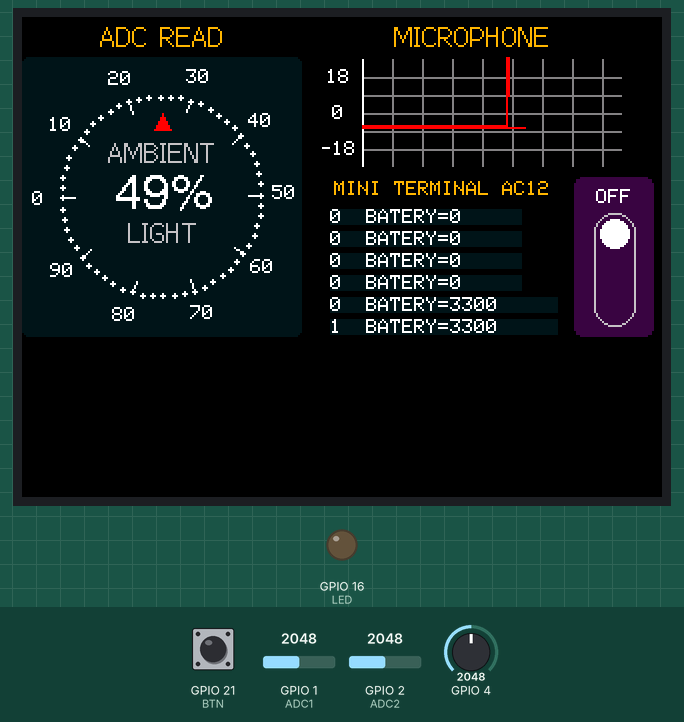
Recording of a sketch running on a simulated ESP32. Parts: 320×240 colour display, output pins drawn as LEDs (lit = HIGH). Inputs (shaded band) come from the test bench; at power-on: GPIO 21 (BTN) HIGH, GPIO 2 (ADC2) = 2048, GPIO 1 (ADC1) = 2048, GPIO 4 = 2048.

Above: at 1.4 s.
1.5 s: GPIO 21 (BTN) pulled LOW for 0.15 s
At 3.2 s:
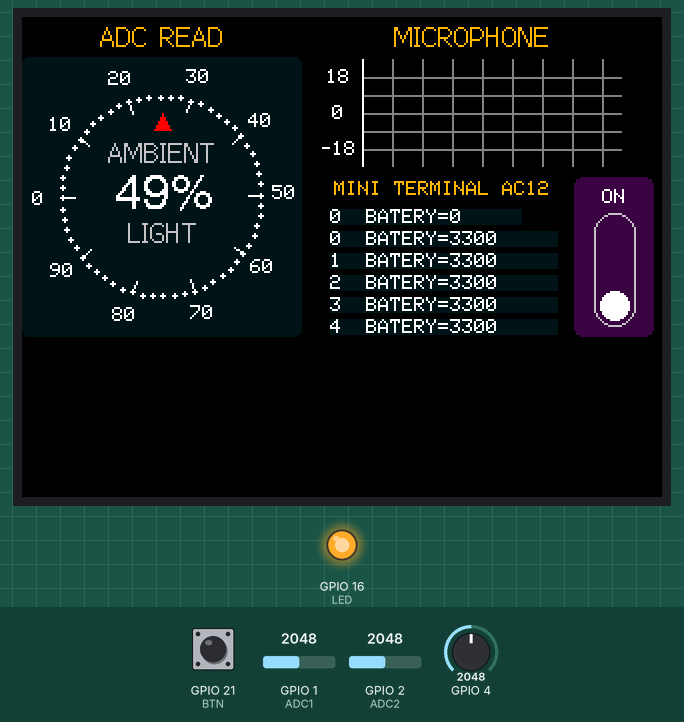
3.3 s: GPIO 2 (ADC2) set to 20
At 4.18 s:
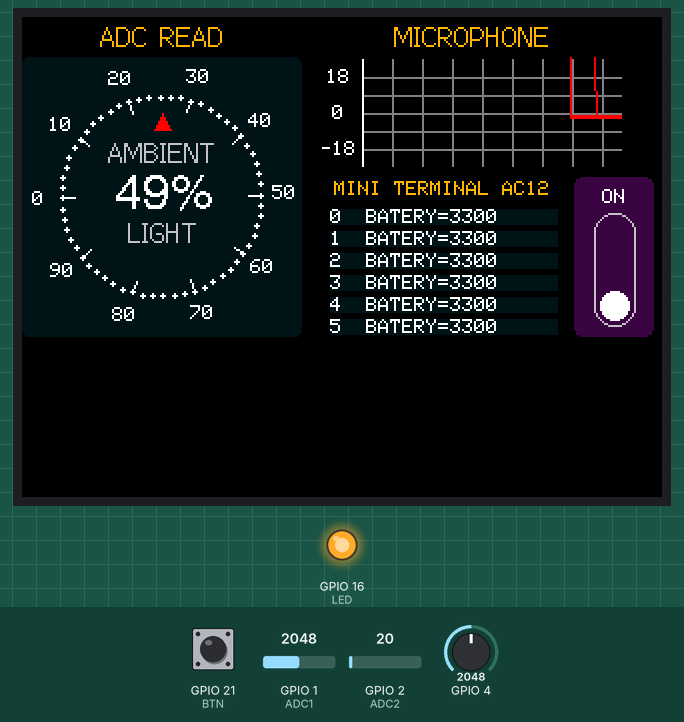
5.2 s: GPIO 21 (BTN) pulled LOW for 1 s
At 6.4 s:
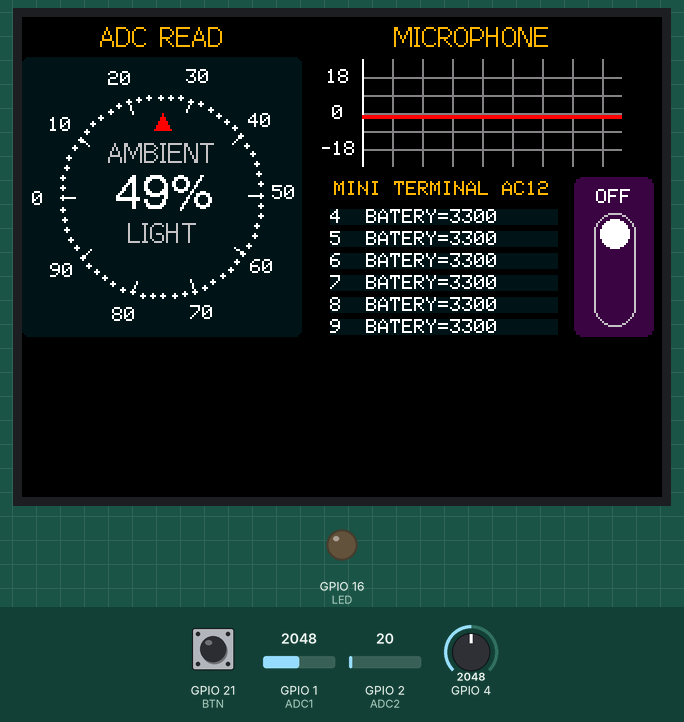
7.7 s: GPIO 1 (ADC1) set to 2866
At 8.2 s:
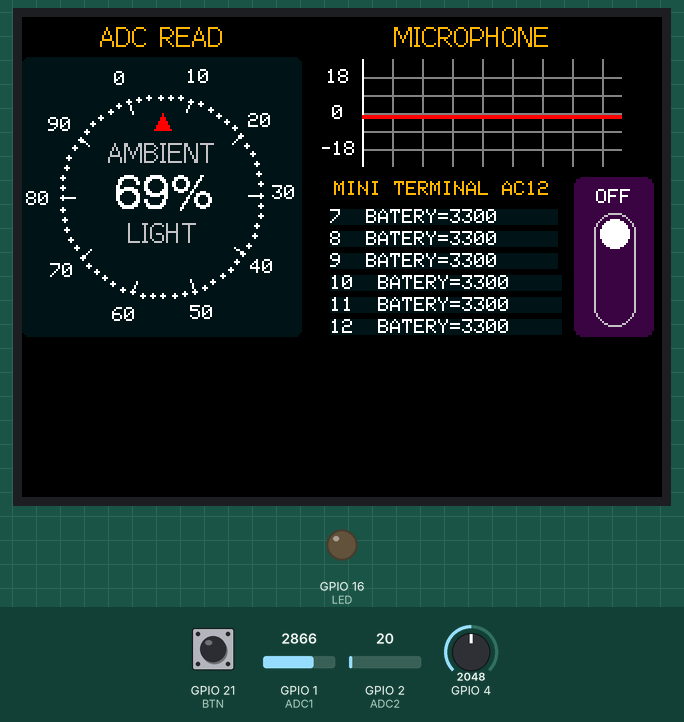
9.2 s: GPIO 4 set to 2866
At 10.0 s:
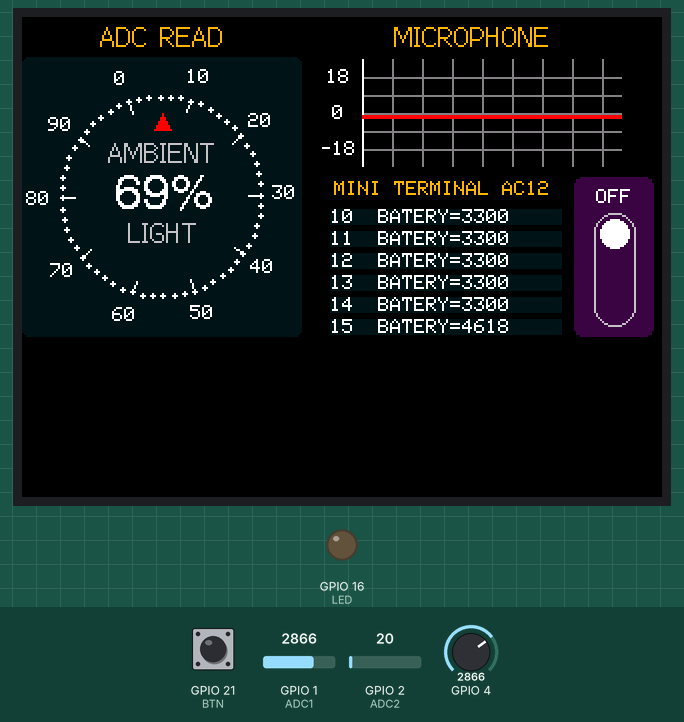
11.0 s: GPIO 2 (ADC2) set to 0
At 13.55 s:
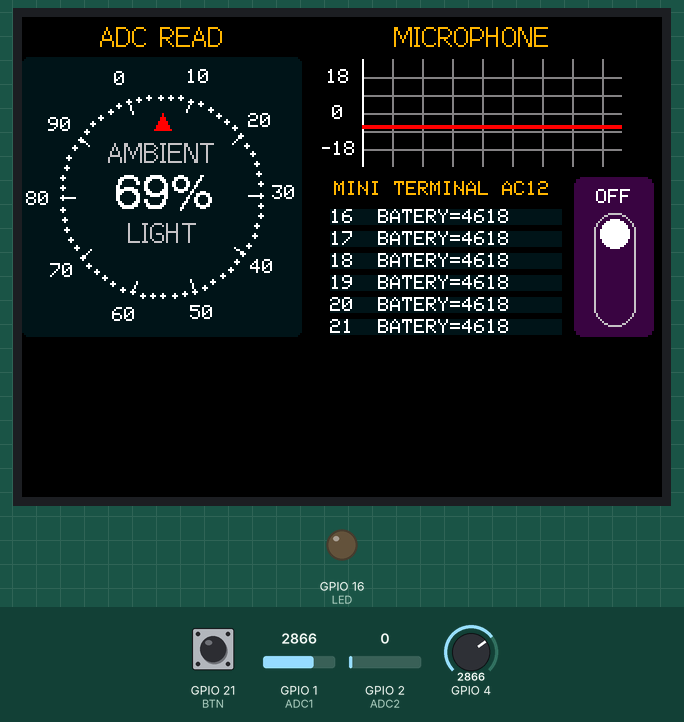
Timing chart, 0 to 13.8 s (numbered marks = the images above; inputs shaded):
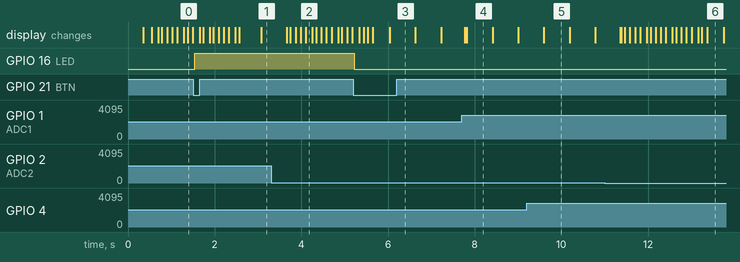

The sketch:

BreadboardTTGOS3.ino
```cpp
#include "TFT_eSPI.h"

TFT_eSPI lcd = TFT_eSPI();
TFT_eSprite sprite = TFT_eSprite(&lcd);
TFT_eSprite sprite2 = TFT_eSprite(&lcd);
TFT_eSprite sprite3 = TFT_eSprite(&lcd);
TFT_eSprite sprite4 = TFT_eSprite(&lcd);


#define color1 TFT_WHITE
#define color2  0x8410
#define color3 0x3828
#define color4 0xF2DF
#define color5 0x00A3
#define color6 0x00A3

int ADC1=1; //light sensor pin
int ADC2=2; //microphone pin
int BTN=21;
int LED =16;

//circuit gauge variables

int sx=70; // center x
int sy=70; // center y
int r=62;

double rad=0.01745;
float x[360]; //outer point
float y[360];


float px[360]; //ineer point
float py[360];

float lx[360]; //text
float ly[360];

int start[12];
int startP[60];

String cc[10]={"0","10","20","30","40","50","60","70","80","90"};

//Sprite 2 data
int gw=150; //graph width
int gh=54; //hraph heigth
int gx=20; //graph x
int gy=55; // graph Y

void setup() {
 pinMode(BTN,INPUT_PULLUP);
 pinMode(LED,OUTPUT);
 lcd.init();
 lcd.setRotation(1);
 lcd.fillScreen(TFT_BLACK);


 lcd.setTextDatum(4);
 lcd.setTextColor(TFT_ORANGE,TFT_BLACK);
 lcd.drawString("  ADC READ  ",70,10,2);
  lcd.setTextColor(TFT_ORANGE,TFT_BLACK);
 lcd.drawString("MICROPHONE",225,10,2);
 lcd.drawString("MINI TERMINAL AC12",210,86);
 sprite.createSprite(140,140);
 sprite.setTextDatum(4);

 sprite2.createSprite(150,55);
 sprite2.setTextDatum(4);

 sprite3.createSprite(120,70);
 sprite4.createSprite(40,80);
 sprite3.fillSprite(color3);

 sprite4.fillSprite(TFT_BLACK);
 sprite4.setTextDatum(4);
 sprite4.setTextColor(color1,color3);

 int b=0;
int b2=0;


    for(int i=0;i<360;i++)
    {
       x[i]=(r*cos(rad*i))+sx;
       y[i]=(r*sin(rad*i))+sy;
       px[i]=((r-12)*cos(rad*i))+sx;
       py[i]=((r-12)*sin(rad*i))+sy;

       lx[i]=((r-18)*cos(rad*i))+sx;
       ly[i]=((r-18)*sin(rad*i))+sy;

       if(i%36==0){
       start[b]=i;
       b++;
       }

       if(i%6==0){
       startP[b2]=i;
       b2++;
       }
      }


}

int angle=0;
int values[20]={0};
int values2[20]={0};
int curent=0;
int counter=0;
int counter_last=2;
int calib=20;

int curentTime=0;
int period=500;

int term[6]={0};
int term2[6]={0};

int t[6]={0};
int t2[6]={0};
bool c=0;
bool c1;
int number=0;
bool onOff=0;
int debounce=0;

void loop() {

 if(digitalRead(BTN)==0)
 {
  if(debounce==0)
  {
    debounce=1;
    onOff=!onOff;
    digitalWrite(LED,onOff);
    }
  }else debounce=0;

 angle=map(analogRead(ADC1),0,4095,0,359);
 int num=analogRead(ADC2);
 curent=map(num,0,200,0,gh);
 for(int i=0;i<20;i++)
 values2[i]=values[i];
 for(int i=19;i>0;i--)
 values[i-1]=values2[i];
 values[19]=curent;


  sprite4.fillRoundRect(0,0,40,80,4,color3);
  sprite2.fillSprite(TFT_BLACK);
  sprite.fillRoundRect(0,0,140,140,3,color6);
  sprite.setTextFont(0);

  for(int i=0;i<10;i++)
 if(start[i]+angle<360){
 sprite.drawString(cc[i],x[start[i]+angle],y[start[i]+angle]);
 sprite.drawLine(px[start[i]+angle],py[start[i]+angle],lx[start[i]+angle],ly[start[i]+angle],color1);
 }
 else
 {
 sprite.drawString(cc[i],x[(start[i]+angle)-360],y[(start[i]+angle)-360]);
 sprite.drawLine(px[(start[i]+angle)-360],py[(start[i]+angle)-360],lx[(start[i]+angle)-360],ly[(start[i]+angle)-360],color1);
 }

  float v=angle/3.60;
  for(int i=0;i<60;i++)
  if(startP[i]+angle<360)
 sprite.fillCircle(px[startP[i]+angle],py[startP[i]+angle],1,color1);
 else
 sprite.fillCircle(px[(startP[i]+angle)-360],py[(startP[i]+angle)-360],1,color1);

 sprite.setTextColor(TFT_SILVER,color6);
 sprite.drawString("AMBIENT",sx,sy-22,2);
 sprite.drawString("LIGHT",sx,sy+18,2);
 sprite.setTextColor(color1,color6);
 sprite.drawString(String((int)v)+"%",sx,sy,4);
 sprite.fillTriangle(70,28,74,36,66,36,TFT_RED);


  for(int i=1;i<10;i++)
  sprite2.drawLine(gx+(i*gw/10),gy,gx+(i*gw/10),gy-gh,color2);

  for(int i=1;i<6;i++){
  sprite2.drawLine(gx,gy-(i*9),gx+gw,gy-(i*9),color2);
  if(i==1 || i==3 || i==5)
  sprite2.drawString(String(i*9-27),gx-12,gy-(i*9));
  }

  sprite2.drawLine(gx,gy,gx,gy-gh,TFT_WHITE);

    for(int i=0;i<19;i++){
 sprite2.drawLine(gx+(i*8),gy-values[i]-calib,gx+((i+1)*9),gy-values[i+1]-calib,TFT_RED);
 sprite2.drawLine(gx+(i*8),gy-values[i]-1-calib,gx+((i+1)*8),gy-values[i+1]-1-calib,TFT_RED);}


 if(curentTime+period<millis()){
   sprite3.fillSprite(TFT_BLACK);
   c1=c;
   for(int i=0;i<6;i++){
   term2[i]=term[i];
   t2[i]=t[i];
   }
   for(int i=5;i>0;i--){
  term[i-1]=term2[i];
  t[i-1]=t2[i];
   }

 term[5]=(analogRead(4) * 2 * 3.3 * 1000) / 4096;
 t[5]=number;
 sprite3.setTextColor(TFT_WHITE,color5);
 for(int i=0;i<6;i++){
 sprite3.drawString(String(t[i])+"  BATERY="+String(term[i])+"     ",4,4+i*11);
 c1=!c1;

 }
 curentTime=millis();
 c=!c;
 number++;
 }

 if(onOff==1)
 sprite4.drawString("ON",20,10);
 else
 sprite4.drawString("OFF",20,10);
 sprite4.drawCircle(20,28,10,TFT_SILVER);
 sprite4.drawCircle(20,64,10,TFT_SILVER);
 sprite4.drawRect(10,28,21,36,TFT_SILVER);
 sprite4.fillRect(11,28,19,36,color3);

 sprite4.fillCircle(20,28+(onOff*36),7,TFT_WHITE);

 sprite.pushSprite(0,20);
 sprite2.pushSprite(150,20);
 sprite3.pushSprite(150,92);
 sprite4.pushSprite(276,80);

}
```

Measured:
- after the input at 1.5 s, GPIO 16 (LED): LOW → HIGH at once; the display: first changes after 0.16 s (image 1 shows a later state)
- after the input at 5.2 s, GPIO 16 (LED): HIGH → LOW at once
- what the display in image 4 shows lasts 0.6 s, from 7.8 s to 8.4 s
